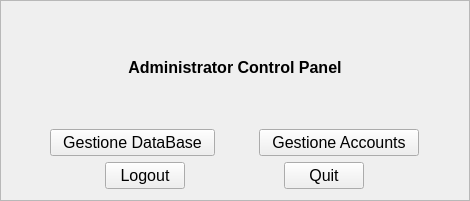
<?xml version="1.0" encoding="UTF-8"?>
<ui version="4.0">
 <class>AdminUI</class>
 <widget class="QFrame" name="AdminUI">
  <property name="geometry">
   <rect>
    <x>0</x>
    <y>0</y>
    <width>470</width>
    <height>201</height>
   </rect>
  </property>
  <property name="sizePolicy">
   <sizepolicy hsizetype="Fixed" vsizetype="Fixed">
    <horstretch>0</horstretch>
    <verstretch>0</verstretch>
   </sizepolicy>
  </property>
  <property name="windowTitle">
   <string>Admin</string>
  </property>
  <property name="windowIcon">
   <iconset>
    <normaloff>icon.png</normaloff>icon.png</iconset>
  </property>
  <property name="frameShape">
   <enum>QFrame::StyledPanel</enum>
  </property>
  <property name="frameShadow">
   <enum>QFrame::Raised</enum>
  </property>
  <layout class="QVBoxLayout" name="verticalLayout">
   <item>
    <layout class="QHBoxLayout" name="title">
     <item>
      <widget class="QLabel" name="name">
       <property name="font">
        <font>
         <family>Arial</family>
         <pointsize>12</pointsize>
         <weight>75</weight>
         <bold>true</bold>
        </font>
       </property>
       <property name="text">
        <string>Administrator Control Panel</string>
       </property>
       <property name="alignment">
        <set>Qt::AlignCenter</set>
       </property>
      </widget>
     </item>
    </layout>
   </item>
   <item>
    <layout class="QHBoxLayout" name="manage">
     <item>
      <widget class="QPushButton" name="manage_database">
       <property name="sizePolicy">
        <sizepolicy hsizetype="Fixed" vsizetype="Fixed">
         <horstretch>0</horstretch>
         <verstretch>0</verstretch>
        </sizepolicy>
       </property>
       <property name="font">
        <font>
         <family>Arial</family>
         <pointsize>12</pointsize>
        </font>
       </property>
       <property name="text">
        <string>  Gestione DataBase  </string>
       </property>
      </widget>
     </item>
     <item>
      <widget class="QPushButton" name="manage_account">
       <property name="sizePolicy">
        <sizepolicy hsizetype="Fixed" vsizetype="Fixed">
         <horstretch>0</horstretch>
         <verstretch>0</verstretch>
        </sizepolicy>
       </property>
       <property name="font">
        <font>
         <family>Arial</family>
         <pointsize>12</pointsize>
        </font>
       </property>
       <property name="text">
        <string>  Gestione Accounts  </string>
       </property>
      </widget>
     </item>
    </layout>
   </item>
   <item>
    <layout class="QHBoxLayout" name="exit">
     <item>
      <widget class="QPushButton" name="logout">
       <property name="sizePolicy">
        <sizepolicy hsizetype="Fixed" vsizetype="Fixed">
         <horstretch>0</horstretch>
         <verstretch>0</verstretch>
        </sizepolicy>
       </property>
       <property name="font">
        <font>
         <family>Arial</family>
         <pointsize>12</pointsize>
        </font>
       </property>
       <property name="text">
        <string>Logout</string>
       </property>
      </widget>
     </item>
     <item>
      <widget class="QPushButton" name="quit">
       <property name="sizePolicy">
        <sizepolicy hsizetype="Fixed" vsizetype="Fixed">
         <horstretch>0</horstretch>
         <verstretch>0</verstretch>
        </sizepolicy>
       </property>
       <property name="font">
        <font>
         <family>Arial</family>
         <pointsize>12</pointsize>
        </font>
       </property>
       <property name="text">
        <string>Quit</string>
       </property>
      </widget>
     </item>
    </layout>
   </item>
  </layout>
 </widget>
 <resources/>
 <connections/>
</ui>
